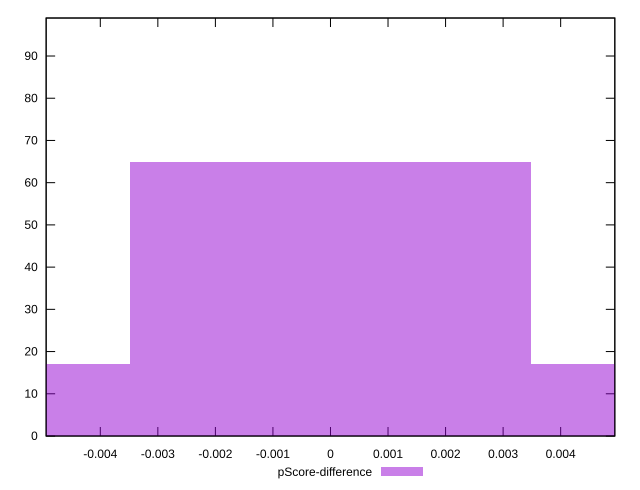

The gnuplot source for this figure:
reset

$pScoreDifference <<EOF
0 65
-0.006966494877534014 17
0.006966494877534014 17
EOF

set key outside below
set boxwidth 0.006966494877534014
set xrange [-0.004941176470588227:0.004941176470588282]
set yrange [0:99]
set trange [0:99]
set style fill transparent solid 0.5 noborder
set terminal svg size 640, 490 enhanced background rgb 'white'
set output "reports/report_00027_2021-02-24T12-40-31.850Z/uses-rel-preload/samples/card/pScore-difference/histogram.svg"

plot $pScoreDifference title "pScore-difference" with boxes

reset
